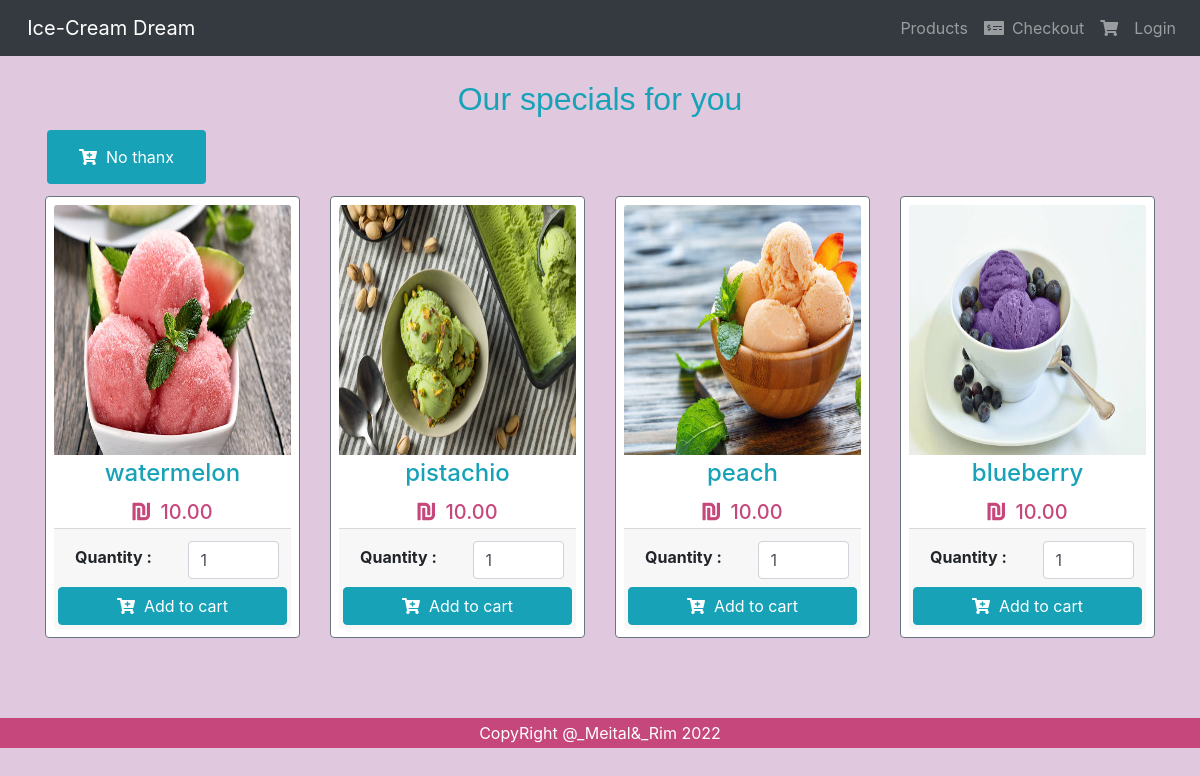
Page /specials.php on the committed database.
### tables this page shows
CREATE TABLE `product` (
  `id` int(11) NOT NULL,
  `product_name` varchar(255) NOT NULL,
  `product_price` varchar(100) NOT NULL,
  `product_qty` int(11) NOT NULL DEFAULT 1,
  `stock_qty` int(11) NOT NULL,
  `product_image` varchar(255) NOT NULL,
  `product_code` varchar(50) NOT NULL
);

### specials.php (the view, shortened to what this page needs)
<!DOCTYPE html>
<html lang="en">
<head>
  <link rel='stylesheet' href='https://cdnjs.cloudflare.com/ajax/libs/twitter-bootstrap/4.5.2/css/bootstrap.min.css' />
  <link rel='stylesheet' href='https://cdnjs.cloudflare.com/ajax/libs/font-awesome/5.9.0/css/all.min.css' />
</head>
<body style="background-color:rgb(224, 201, 223);" >
<nav class="navbar navbar-expand-md bg-dark navbar-dark">
    <a class="navbar-brand" href="ice.php"></i>&nbsp;&nbsp;Ice-Cream Dream</a>
    <div class="collapse navbar-collapse" id="collapsibleNavbar">
      <ul class="navbar-nav ml-auto">
        <li class="nav-item">
          <a class="nav-link " href="products.php"></i>Products</a>
        </li>
        <li class="nav-item">
          <a class="nav-link" href="checkout.php"><i class="fas fa-money-check-alt mr-2"></i>Checkout</a>
        </li>
        <li class="nav-item">
          <a class="nav-link" href="orders.php"><i class="fas fa-shopping-cart"></i> <span id="cart-item" class="badge badge-danger"></span></a>
        </li>
        <li class="nav-item">
           <?php  if (isset($_SESSION['id']) && isset($_SESSION['user_name'])) : echo '<a class="nav-link" >hello,' , $_SESSION['name'],'</a>' ?>
           <li class="nav-item">
          <a class="nav-link" href="logout.php"></i>Logout </a>
        </li>
         <?php else : ?>
         <a class="nav-link"  href="login.php"></i>Login</a> <?php endif; ?></a>
        </li>
      </ul>
    </div>
  </nav>
               <div class="container">
               <br>
                <div id="message"> <h2 style="color: rgb(23, 162, 184);text-align:center;font-family: Cursive, Cursive, sans-serif;">Our specials for you</h2></div>
                <a href="Products.php" class="button"><i class="fas fa-cart-plus" ></i>&nbsp;&nbsp;No thanx</a>
                <br>
                <div class="row mt-2 pb-3">
                  <?php
                    include 'config.php';
                    $stmt = $conn->prepare('SELECT * FROM product WHERE id > 12');
                    $stmt->execute();
                    $result = $stmt->get_result();
                    while ($row = $result->fetch_assoc()):
                  ?>
                  <div class="col-sm-6 col-md-4 col-lg-3 mb-2">
                    <div class="card-deck">
                      <div class="card p-2 border-secondary mb-2">
                        <img src="<?= $row['product_image'] ?>" class="card-img-top" height="250">
                        <div class="card-body p-1">
                          <h4 class="card-title text-center text-info"><?= $row['product_name'] ?></h4>
                          <h5 class="card-text text-center " style="color:rgb(198, 71, 124,1)"><i class="fas fa-shekel-sign"></i>&nbsp;&nbsp;<?= number_format($row['product_price'],2) ?></h5>
                        </div>
                        <div class="card-footer p-1">
                          <form action="" class="form-submit">
                            <div class="row p-2">
                              <div class="col-md-6 py-1 pl-4">
                                <b>Quantity : </b>
                              </div>
                              <div class="col-md-6">
                                <input type="number"  min="1" class="form-control pqty" value="<?= $row['product_qty'] ?>">
                              </div>
                            </div>
                            <button class="btn btn-info btn-block addItemBtn"><i class="fas fa-cart-plus"></i>&nbsp;&nbsp;Add to
                              cart</button>
                          </form>
                        </div>
                      </div>
                    </div>
                  </div>
                  <?php endwhile; ?>
                </div>
              </div>
<br><br>
<footer>
 <a >CopyRight @_Meital&_Rim 2022</a>
</footer>
  </body>
</html>

### specials.php (style rules this page uses)
footer { text-align: center; padding: 3px; background-color:rgb(198, 71, 124,1) ; color: white; bottom: 0; width: 100%; }
.button { background-color: rgb(23, 162, 184); color: white; padding: 15px 32px; text-align: center; text-decoration: none; display: inline-block; font-size: 16px; margin: 4px 2px; border-radius: 4px; }

### rows in the picture
product: product_image (picture), product_name "watermelon", product_price "10.00", product_qty "1"
product: product_image (picture), product_name "pistachio", product_price "10.00", product_qty "1"
product: product_image (picture), product_name "peach", product_price "10.00", product_qty "1"
product: product_image (picture), product_name "blueberry", product_price "10.00", product_qty "1"
